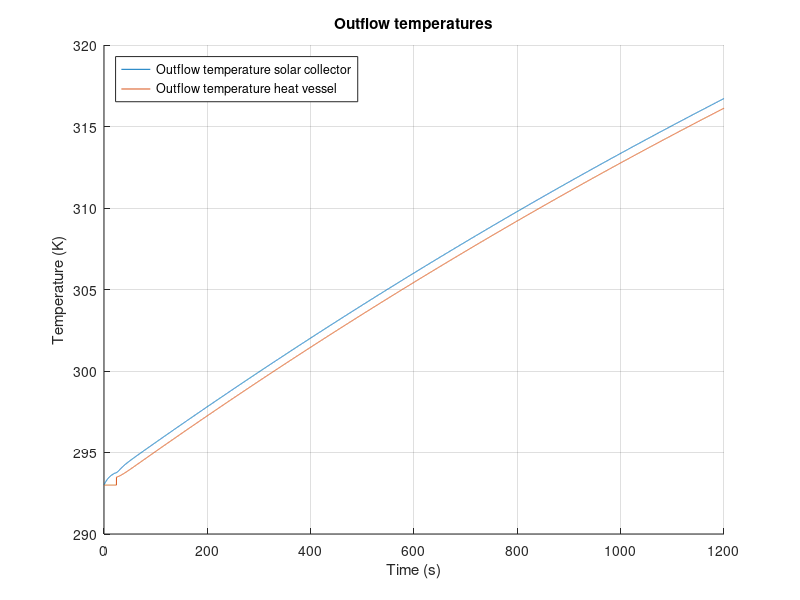

Write the MATLAB code that produced this figure.
%%%%%%%%%%%%%%%%%%%%%%%%%%%%%%%%%%%%
% Matlab model for Solar Collector %
%%%%%%%%%%%%%%%%%%%%%%%%%%%%%%%%%%%%
clc;
clear all;
close all;

%%

%%%%%%%%%%%
%Constants%
%%%%%%%%%%%

%Natural costants:
    sigma = 5.67*10^(-8);                       %Stefan-Boltzmann constant
    v_out = 4.5;                                %Velocity of air outside the solar collector
    v_in = 0;                                   %Velocity of air inside the solar collector 
%Emissivity
    e_Cu = 0.22;                                %Copper tube, value 0.052
    e_glass = 0.94;
    e_PVC = 0.91;                               %PVC tube
    e_foam = 0.9;                               %foam foil
    e_Al = 0.04;                                %Aluminum tape
    e_paint = 0.95;                             %Emissivity of black paint (for comparison)
    e_wood = 0.94;
    e_CuMatte = 0.22;                           %Emissivity of the copper tube after making it less reflective (for comparison)
%Thermal conductivity
    k_air = 0.026;                              %Air [W/(mK)]
    k_tempex =0.03;                             %Tempex plate [W/(mK)]
    k_Cu = 400;                                 %Copper tube [W/(mK)]
    h_out_air = 10.45 - v_out + 10*(v_out)^(1/2);
    h_in_air = 10.45 - v_in + 10*(v_in)^(1/2); %Convective heat transfer of air
    h_air = 2.5;
    k_wood = 0.12;
    k_glass = 0.96;
    k_Po = 0.13;                                %Polyurethane tube [W/(m*K)]
    k_PVC = 0.19;                               %PVC thermal conduc [W/(mK)]
    k_foil = 0.04;                              %Polyethylene foam foil [W/(mK)]
%Specific heat
    c_water = 4186;                             %[J/kgK]
    c_Cu = 386;                                 %[J/kgK]
    c_Al = 922;                                 %[J/kgK]
    c_air = 1007;                               %[J/kgK]
%Measurements
    D_Cu = 0.012;                               %Diameter of the copper tube [m]
    D_PolyTube = 0.008;                         %Diameter of the polyurathane pump tubes [m]
    R_Cu1 = 0.005;                              %Inner radius of the copper tube [m]
    R_Cu2 = 0.006;                              %Outer radius of  the copper tube [m]
    V_air = 0.04911;                            %Volume of the air in the solar collector [m^3]
    V_Al = 8.96*10^(-5);                         %Total volume of the aluminum tape
    L_Cu_SC = 6.63;                             %Length of the copper tube in the solar collector [m]
    L_CuTube = 6.630;                     %Total length of tube that's exposed to the air [m]
    L_PolyTube1 = 3;                            %Total length of polyurathane pump tube 1 [m]
    L_PolyTube2 = 3;                            %Total length of polyurathane pump tube 2 [m]
    L_Tube_HV = 0.71;
    R_PVC2 = 0.0268;
    dx = 0.05;                                  %Thickness of the pinewood frame
%Measurements Heat storage vessel
    D_pvc = 0.050;                              %Diameter PVC tube [m]
    R_pvcThick = 0.0018;                        %PVC wall thickness
    R_pvc1 = (D_pvc/2) - R_pvcThick;            %Inner Radius PVC tube [m]
    R_pvc2 = (D_pvc/2);                         %Outer Radius PVC tube [m]
    N_insLayers = 6;                            %Number of insulating polyethylene foam foil layers [m]
    R_polyFoil = N_insLayers * 0.003;           %Radius thickness polyethylene foam foil [m]
    L_pvc = 0.71;                               %PVC length [m]
    A_HV = 2*pi*(R_pvc2+R_polyFoil)*L_pvc;      %Surface area Heat storage vessel
%Measurements for in- and outlet connectors
    D_Po = 0.012;                               %Diameter of the polyurethane tube [m]
    R_Po1 = 0.004;                              %Inner radius of the polyurethane tube [m]
    R_Po2 = 0.006;                              %Outer radius of the polyurethane tube [m]
    L_Tube_HV_to_SC = 3;                        %Estimated length of tube that goes from the heat storage vessel to the solar collector [m]
    L_Tube_SC_to_HV = 3;                        %Estimated length of tube that goes from the solar collector to the heat storage vessel[m]]
%Areas
    A_RadCu = 4*D_Cu*1.4+3*0.5*0.25*pi*(0.0898^2-0.0778^2)+2*0.012*0.15; %Sunlit area of the copper tube
    A_RadAl = 0.670*1.4 - 4*0.012*1.4;          %Sunlit area of the aluminum troughs
    A_AirCu = 1.4*pi*D_Cu + 3*4.9594762*10^(-3) + 0.05*pi*D_Cu + 2*0.1*pi*D_Cu; %Area of the copper tube that's exposed to the air
    A_AirTape = 0.31;                           %Area of the aluminum tape that is exposed to the air
    A_AirSS = 2*(1.64*0.67)+2*(0.67*0.065)+2*(0.065*1.72); %Area of solar collector that is exposed to the air
    A_frame = 2*(0.67*0.065)+2*(0.065*1.72); %Area of sides touching pinewood
    A_vessel = 2*pi*(R_PVC2)^2 + L_Tube_HV*2*pi*R_PVC2;
%Intensity
    I_sun = 1000;                               %Intensity of the artificial sun [W/m^2]
%Temperatures
    T_sur = 293;                                %Temperature of the surroundings [K]
    T_in = 293;                                 %Temperature of the incoming water [K]
%Density
    rho_w = 1000;                               %Density of water [kg/m^3]
    rho_Cu = 8.3*10^3;                          %Density of copper [kg/m^3]
    rho_air = 1.29;                             %Density of air [kg/m^3]
    rho_Al = 2.70*10^3;                         %Density of aluminum [kg/m^3]
%Variables
    t_end = 20*60;                              %End time [s]
    t_step = 0.1;                               %Step size, do not change [s]
    flowrate = 3.0;                             %Value between 0.1-3.0 [L/min]

%%

%%%%%%%%%%%%%%
%Calculations%
%%%%%%%%%%%%%%

%Intensity after passing through the glass:
I_glass = 970; %Don't know yet, can't figure it out. Internet says around 2-4% is absorbed

dQdt_RadAl = (1-e_Al)*A_RadAl*I_glass;                                      %Energy that is reflected by the aluminum tape [W]
dQdt_RadAl_in = (e_Al)*A_RadAl*I_glass;                                     %Energy that is absorbed by the aluminum tape [W]
dQdt_RadCu = e_Cu*A_RadCu*I_glass + e_Cu*dQdt_RadAl;                        %Energy that is absorbed by the copper tube due to radiation [W]

Steps = t_end/t_step;                                                       %Amount of steps

%%HEAT VESSEL%%
T_HV_table = zeros(3,Steps+1);                                              %Empty vector for T_HV_table. Row 1: time t. Row 2: T_HV_table. Row 3: dQdt_SC_total.
T_HV_table(1,:) = 0:t_step:t_end;
T_HV_out=T_in;                                                              %Beginning temperature of water in the heat vessel
m_SC_water = 0.512;                                                          %Max volume of water in the solar collector
m_HV_water = 1.2;                                                          %Max volume of water in the heat vessel 
m_out_tube =1/4*pi*((D_Po -2*0.002)^2)*L_Tube_HV_to_SC ;                   %Max volume of water in the outlettubing 

%%Tube Heat vessel --> Solar Collector%%
m_PolyTube1_water = (1/4)*pi*D_PolyTube^2*L_PolyTube1*rho_w;                %Maximum amount of water in the tube [kg]
T_SC_in = T_in;                                                             %Starting temperature [K]

%%SOLAR COLLECTOR%%
T_SC_table = zeros(3,Steps+1);                                              %Empty vector for T_SC_table. Row 1: time t. Row 2: T_SC_table. Row 3: dQdt_SC_total.
T_SC_table(1,:) = 0:t_step:t_end;
T_SC_out=T_in;                                                              %Beginning temperature of water in the solar collector
%SC glass plate calculations
d_glass = 0.004;                                                            %Thickness of the glass plate [m]
A_glass = 0.67*(1.640+0.080);                                               %Area of the glass plate [m]
k_glass = 0.78;                                                             %Thermal conductivity of the glass plate [J/s mK]

%%Tube Solar Collector --> Heat vessel%%
m_PolyTube2_water = (1/4)*pi*D_PolyTube^2*L_PolyTube2*rho_w;                %Maximum amount of water in the tube [kg]
T_HV_in = T_in;                                                             %Starting temperature [K]

%%General%%
m_flow = (flowrate/60/1000)*rho_w*t_step;                                   %Mass of water inflow from pump during t_step
m_Cu = (L_Cu_SC*pi*R_Cu2^2 - L_Cu_SC*pi*R_Cu1^2)*rho_Cu;                    %Mass of the copper tube in the solar collector
m_air = rho_air*V_air;                                                      %Mass of the air in the solar collector
m_Al = rho_Al*V_Al;                                                         %Total mass of the aluminum tape
T_air = T_in;                                                               %Starting temperature of the air [K]
T_Al = T_in;                                                                %Starting temperature of the aluminum tape [K]
%Thermocline start values
m_HV_new = 0;
m_HV_old = m_HV_water;
T_HV_inside = T_in;
%%
for t=0:t_step:t_end
%      if (0<t && t<300)
%          flowrate =0.1;
%          m_flow = (flowrate/60/1000)*rho_w*t_step;
%      elseif (300<t && t<600)
%          flowrate =1.1;
%          m_flow = (flowrate/60/1000)*rho_w*t_step;
%      elseif (600<t && t<900)
%          flowrate =2.1;
%          m_flow = (flowrate/60/1000)*rho_w*t_step;
%      elseif (900<t && t<1200)
%          flowrate =3;
%          m_flow = (flowrate/60/1000)*rho_w*t_step;
%      end
          
    %%
    %%%%%%%%%%%%%%%%%%%%%%%%%%%%%%%%%%%%%%%%
    %       Equations for the vessel       %
    %%%%%%%%%%%%%%%%%%%%%%%%%%%%%%%%%%%%%%%%
    %m_HV_old = m_HV_water - m_flow;                                         %Mass of water from t-t_step
    %m_HV_new = m_flow;                                                      %Mass of water added to the heat vessel during t_step
    %T_HV_out = (m_HV_old*T_HV_out + m_HV_new*T_HV_in)/(m_HV_old+m_HV_new);  %Calculating the average temperature in the heat vessel, taking into account the inflow from the solar heater
    if (m_HV_new < m_HV_water)                                              % Cold region thermocline provides outlfow HV
        m_HV_new = m_HV_new + m_flow;
        T_HV_inside = (m_flow*T_HV_in + T_HV_inside*m_HV_new)/(m_HV_new + m_flow);
        
        m_hv_frac = m_HV_new / m_HV_water;                                  %Fraction of how full the HV is with 'hot water' compared to total capacity, used for fractional heat loss HV
        
        m_HV_old = m_HV_old - m_flow;
        T_HV_out = T_HV_out;
    else                                                                    %Thermocline when cold water has been dispersed
        T_HV_inside = (m_flow*T_HV_in + T_HV_inside*m_HV_new)/(m_HV_new + m_flow);
        m_hv_frac = 1;                                                      %Fraction of cold water to hot water is 1, used for heat losses in HV
        T_HV_out = T_HV_inside;
    end
    
    
    %%%%%Insulation heat loss 
    R_HV_ins_PVC = R_pvc1/(k_PVC*(2*pi*R_pvc2*L_pvc));
    R_HV_ins_Cond =  (log((R_pvc2 + R_polyFoil)/R_pvc2)) / (k_foil*A_HV);   %Thermal resitance of conduction through poly foam foil [K/W]
    R_HV_ins_Conv = 1 / (h_air*A_HV);                                       %Thermal resitance of convection outside poly foam foil [K/W]
    HL_RadOut_PVC = e_PVC * sigma * A_vessel * (T_HV_inside^4 - T_sur^4);      %Heat loss due to radiation PVC
    HL_RadOut_foam = e_foam * sigma * A_vessel * (T_HV_inside^4 - T_sur^4);    %Heat loss due to radiation foam foil
    R_HV_ins_total = R_HV_ins_PVC + R_HV_ins_Cond + R_HV_ins_Conv;          %Total thermal resistance in series
    dQdt_HV_insulation = m_hv_frac*(-((T_HV_inside - T_sur ) / R_HV_ins_total)-HL_RadOut_PVC-HL_RadOut_foam);   %Total heat flow through insulation multiplied with fraction hot water
    
    %%%%%End caps heat loss
    R_HV_cap_Conv = 1 /h_air*pi*(R_pvc2+R_pvcThick).^2;                     %Thermal resistance due to convection on end caps
    R_HV_cap1 = R_pvcThick / (k_PVC * (pi*R_pvc2).^2);
    R_HV_cap2 = R_HV_cap1;                                                  %Thermal resistance same as upper end cap as the temperature in the heat storage vessel is homogeneous
    if m_hv_frac == 1                                                       %If heatvessel is full of hot water, heat loss from both end caps is presumed
        R_HV_caps_total = R_HV_cap1 + R_HV_cap2 + 2*R_HV_cap_Conv;
        dQdt_HV_caps = -((T_HV_inside - T_sur ) / R_HV_caps_total);
    else
        R_HV_caps_total = R_HV_cap1 + R_HV_cap_Conv;                        % if heatvessel is not yet full of hot water, heat loss from only top end-cap (only 1 end-cap) is presumed
        dQdt_HV_caps = -((T_HV_inside - T_sur ) / R_HV_caps_total);
    end
    
    %%%%Total heat flow
    dQdt_HV_total = dQdt_HV_insulation + dQdt_HV_caps;                      %Total heat flow storage vessel
    
    delta_T = (dQdt_HV_total*t_step/(m_HV_water*c_water));
    T_HV_inside = T_HV_inside+delta_T;

    Column = round((1/t_step)*t+1);
    T_HV_table(2,Column)=T_HV_out;                                          %Assign value for T_HV_out to the right space
    T_HV_table(3,Column)=dQdt_HV_total;                                     %Assign value for dQdt_HV_total to the right space
    T_HV_table(4,Column)=T_HV_inside;                                       %Assign value for inside temperature heat vessel
    
    %%
    %%%%%%%%%%%%%%%%%%%%%%%%%%%%%%%%%%%%%%%%
    %Tube 1 Heat vessel --> Solar collector%
    %%%%%%%%%%%%%%%%%%%%%%%%%%%%%%%%%%%%%%%%
    m_PolyTube1_old = m_PolyTube1_water - m_flow;                           %Mass of water from t-t_step
    m_PolyTube1_new = m_flow;                                               %Mass of water added to the heat vessel during t_step
    T_SC_in = (m_PolyTube1_old*T_SC_in + m_PolyTube1_new*T_HV_out)/(m_PolyTube1_old+m_PolyTube1_new); %Calculating the average temperature in the heat vessel, taking into account the inflow from the solar heater   
    
    R_tube_out_Cond =  (log(R_Po2 /R_Po1)) / ((2*pi*k_Po*L_Tube_HV_to_SC ));    %Thermal resitance of conduction outlet tubing [K/W]
    R_tube_out_Conv = 1 / (h_air*(2*pi*R_Po2)*L_Tube_HV_to_SC) ;                %Thermal resitance of convection outlet tubing [K/W]
    R_tube_out_total = R_tube_out_Cond + R_tube_out_Conv;                       %Total thermal resistance in series
    
    %%%%Total flow
    dQdt_PolyTube1_total = -((T_HV_out - T_sur ) / R_tube_out_total);            %Heat loss of conduction outlet tubing [W]
   
    delta_T = (dQdt_PolyTube1_total*t_step/(m_PolyTube1_water*c_water));
    T_SC_in = T_SC_in+delta_T;
    
    %%
    %%%%%%%%%%%%%%%%%%%%%%%%%%%%%%%%%%%%%%%%
    %  Equations for the solar collector   %
    %%%%%%%%%%%%%%%%%%%%%%%%%%%%%%%%%%%%%%%%
    m_SC_old = m_SC_water - m_flow;                                         %Mass of water from t-t_step
    m_SC_new = m_flow;                                                      %Mass of water added to the solar collector during t_step
    T_SC_out = (m_SC_old*c_water*T_SC_out + m_Cu*c_Cu*T_SC_out + m_SC_new*c_water*T_SC_in)/(m_SC_old*c_water + m_Cu*c_Cu + m_SC_new*c_water);

    dQdt_CondOut = 0;
    dQdt_RadOut = e_Cu*sigma*A_AirCu*(T_SC_out^4 - T_air^4);               %Heat loss due to radiation
%    dQdt_CondOut = 2*pi*k_Cu*L_CuTube*((T_SC_out-T_air)/(log(R_Cu2/R_Cu1))); %Heat loss due to conduction in the copper tube
    dQdt_Cu_conv = h_air*A_AirCu*(T_SC_out-T_air);                          %Heat loss due to convection
  
    dQdt_SC_total = dQdt_RadCu - dQdt_RadOut - dQdt_CondOut - dQdt_Cu_conv;  %Total energy
    
    delta_T = (dQdt_SC_total*t_step)/(m_SC_water*c_water + m_Cu*c_Cu);
    T_SC_out=T_SC_out+delta_T;
    
    Column = round((1/t_step)*t+1);
    T_SC_table(2,Column)=T_SC_out;                                          %Assign value for T to the right space
    T_SC_table(3,Column)=delta_T;                                           %Assign value for T to the right space
    
    %%
    %%%%%%%%%%%%%%%%%%%%%%%%%%%%%%%%%%%%%%%%
    %Tube 2 Solar collector --> Heat vessel%
    %%%%%%%%%%%%%%%%%%%%%%%%%%%%%%%%%%%%%%%%
    m_PolyTube2_old = m_PolyTube1_water - m_flow;                           %Mass of water from t-t_step
    m_PolyTube2_new = m_flow;                                               %Mass of water added to the heat vessel during t_step
   
    T_HV_in = (m_PolyTube2_old*T_HV_in + m_HV_new*T_SC_out)/(m_PolyTube2_old+m_HV_new); %Calculating the average temperature in the heat vessel, taking into account the inflow from the solar heater   
    
    R_tube_in_Cond =  (log(R_Po2 /R_Po1)) / ((2*pi*k_Po*L_Tube_SC_to_HV ));                         %Thermal resitance of conduction inlet tubing [K/W]
    R_tube_in_Conv = 1 / (h_air*(2*pi*R_Po2)*L_Tube_SC_to_HV) ;                                     %Thermal resitance of convection inlet tubing [K/W]
    R_tube_in_total = R_tube_in_Cond + R_tube_in_Conv;                                              %Total thermal resistance in series
    
    %%%%Total flow
    dQdt_PolyTube2_total = -((T_HV_in - T_sur ) / R_tube_in_total);  

    delta_T = (dQdt_PolyTube2_total*t_step/(m_PolyTube2_water*c_water));
    T_HV_in = T_HV_in+delta_T;
    
    %%
    %%%%%%%%%%%%%%%%%%%%%%%%%%%%%%%%%%%%%%%%
    %            Air Temperature           %
    %%%%%%%%%%%%%%%%%%%%%%%%%%%%%%%%%%%%%%%%
    %To calculate dQdt_air_total, first the temperature of the aluminum tape has to be determined:
    dQdt_Al_conv = h_air*A_AirTape*(T_Al-T_air);
    dQdt_Al_total = dQdt_RadAl_in - dQdt_Al_conv;
    
    if (T_Al < 353)
        delta_T = (dQdt_Al_total*t_step)/(m_Al*c_Al);
    else
        delta_T = 0;
    end
    
    T_Al = T_Al + delta_T;
    
    %Air temperature:
    dQdt_CondEnv = -(k_wood * A_frame * (T_air - T_sur))/dx;                %Heat loss to the environment through the wood by conduction
    dQdt_CondGlass = -(k_glass*A_glass*(T_air - T_sur))/d_glass;            %Heat loss to the environment through the glass by conduction
    dQdt_air_total = dQdt_Al_conv + dQdt_CondEnv + dQdt_CondGlass + dQdt_CondOut;
    
    delta_T = (dQdt_air_total*t_step)/(m_air*c_air);
    T_air = T_air + delta_T;
    
end
%%
%%%%%%%%%%
%Plotting%
%%%%%%%%%%

t_var=T_SC_table(1,:);
T_SC_var=T_SC_table(2,:);
T_HV_var=T_HV_table(2,:);

hold on
grid on

plot(t_var,T_SC_var);
plot(t_var,T_HV_var);
ylabel('Temperature (K)')

legend({'Outflow temperature solar collector','Outflow temperature heat vessel'}, 'Location','northwest')

xlim([0 t_end]);
xlabel('Time (s)')
title('Outflow temperatures')